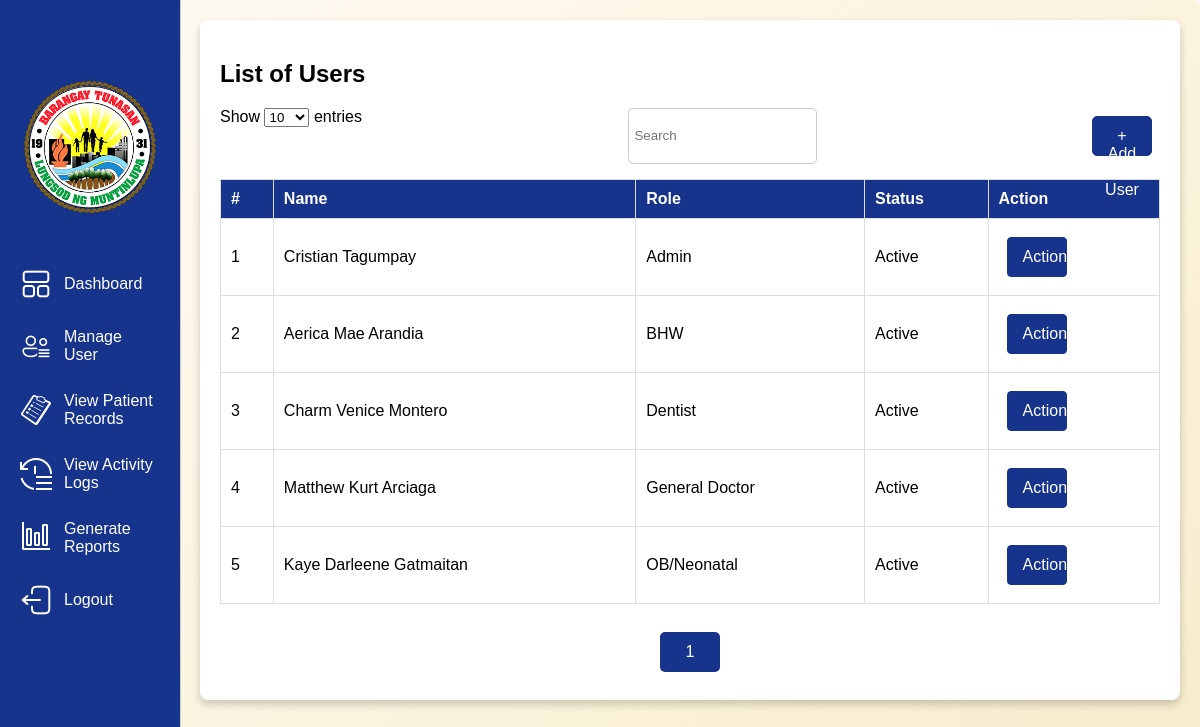
/ManageUser.php (signed in), run on the app's committed database.
### tables this page shows
CREATE TABLE `tblusercredentials` (
  `UserCredID` int(20) NOT NULL,
  `Username` varchar(50) NOT NULL,
  `Password` varchar(50) NOT NULL,
  `Role` varchar(20) NOT NULL,
  `Status` varchar(20) NOT NULL
);

### ManageUser.php (the view, shortened to what this page needs)
<!DOCTYPE html>
<html>
<head>
    <link rel="stylesheet" href="ManageUser.css">
</head>
<body>
                    <?php
                    require 'databaseconnection.php';
$limit = $_GET['limit'] ?? 10;
$page = $_GET['page'] ?? 1;
$totalUsersQuery = "SELECT COUNT(*) AS total FROM tbluser";
$totalUsersResult = $conn->query($totalUsersQuery);
$totalUsers = $totalUsersResult->fetch_assoc()['total'];
$totalPages = ceil($totalUsers / $limit);
?>
    <div class="Navbar">
        <div class="NavImg">
            <img src="Images/Tunasan Logo.png" alt="Logo">
        </div>
            <div class="dashboard-container">
                <a href="AdminDashboard.php" class="Tab">
                    <div class="sidebar-item">
                        <img src="Images/dashboardPIC.png" alt="dash" class="side_image"> Dashboard
                    </div>
                </a>
                <a href="ManageUser.php" class="Tab">
                    <div class="sidebar-item">
                        <img src="Images/profilePIC.png" alt="prof" class="side_image"> Manage User
                    </div>
                </a>
                <a href="ViewPatientRecords.php" class="Tab">
                    <div class="sidebar-item">
                        <img src="Images/viewpatientrecordPIC.png" alt="sched" class="side_image"> View Patient Records
                    </div>
                </a>
                <a href="ViewActLogs.php" class="Tab">
                    <div class="sidebar-item">
                        <img src="Images/viewactivitylogsPIC.png" alt="sched" class="side_image"> View Activity Logs
                    </div>
                </a>
                <a href="#" class="Tab" id="GenerateReports">
                    <div class="sidebar-item">
                        <img src="Images/generatereportPIC.png" alt="rep" class="side_image"> Generate Reports
                    </div>
                </a>
                <a href="logout.php" class="Tab" id="Logout">
                    <div class="sidebar-item">
                        <img src="Images/logoutPIC.png" alt="log" class="side_image"> Logout
                    </div>
                </a>
            </div>
</div>
    <div class="main-content">
        <div class="container">
            <h2>List of Users</h2>
            <div class="table-controls">
                <label for="entries">Show
                    <select id="entries">
                        <option value="10">10</option>
                    </select> entries
                </label>
                <input type="text" placeholder="Search" class="search-bar">
                <button class="add-button">+ Add New User</button>
            </div>
            <table class="user-table">
                <thead>
                    <tr>
                        <th>#</th>
                        <th>Name</th>
                        <th>Role</th>
                        <th>Status</th>
                        <th>Action</th>
                    </tr>
                </thead>
                <tbody>
    <?php
    $sql = "SELECT tbluser.UserID, CONCAT(tbluser.FirstName, ' ', tbluser.LastName) AS Name,
                    tbluser.PhoneNo, tbluser.Email, tblusercredentials.Username,
                    tblusercredentials.Role, tblusercredentials.Status
            FROM tbluser
            JOIN tblusercredentials ON tbluser.UserID = tblusercredentials.UserCredID";
    $result = $conn->query($sql);
    $counter = 1;
    if ($result->num_rows > 0) {
        while($row = $result->fetch_assoc()) {
            echo "<tr>
                <td>{$counter}</td>
                <td>{$row['Name']}</td>
                <td>{$row['Role']}</td>
                <td>{$row['Status']}</td>
                <td>
                    <div class='dropdown'>
                        <button onclick='toggleDropdown(\"{$row['UserID']}\")'>Action</button>
                        <div class='dropdown-content' id='dropdown-{$row['UserID']}'>
                            <a href='#' onclick='editUser(\"{$row['UserID']}\", \"{$row['Name']}\", \"{$row['PhoneNo']}\", \"{$row['Email']}\", \"{$row['Username']}\", \"{$row['Role']}\", \"{$row['Status']}\")'>Edit</a>
                        </div>
                    </div>
                </td>
            </tr>";
            $counter++;
        }
    } else {
        echo "<tr><td colspan='5'>No records found.</td></tr>";
    }
    ?>
</tbody>
            </table>
        <div class="pagination">
            <?php
            $start = max(1, $page - 2);
            $end = min($totalPages, $start + 4);
            for ($i = $start; $i <= $end; $i++) {
                echo "<button onclick=\"window.location.href='?page=$i&limit=$limit'\" " . ($i == $page ? "class='active'" : "") . ">$i</button>";
            }
            ?>
        </div>
        </div>
    </div>
</body>
</html>

### ManageUser.css (style rules this page uses)
body { display: flex; flex-direction: column; margin: 0; padding: 0; font-family: Arial, sans-serif; height: 100vh; overflow: hidden; }
.Navbar { position: fixed; width: 15vw; height: 100vh; overflow-y: auto; border-right: 1px solid #ccc; background-color: #16348C; color: #ffffff; z-index: 1000; }
.NavImg img { display: block; margin: 0 auto; width: 11vw; height: auto; margin-bottom: 20px; padding-top: 10vh; padding-bottom: 3vh; }
.Tab { display: block; padding: 10px 20px; text-decoration: none; color: inherit; margin-bottom: 1vh; }
.sidebar-item { display: flex; align-items: center; }
.sidebar-item img { height: 4vh; margin-right: 1vw; }
.main-content { margin-left: 15vw; padding-top: 20px; padding-left: 20px; padding-right: 20px; background: linear-gradient(to bottom right, #FFFAF1, #F7ECCB); box-shadow: 0 0 10px rgba(0, 0, 0, 0.1); border-radius: 8px; overflow-y: auto; min-height: 100vh; height: auto; position: relative; }
.container { width: calc(100% - 40px); max-width: 98%; background-color: #fff; padding: 20px; border-radius: 8px; box-shadow: 0 4px 8px rgba(0, 0, 0, 0.2); margin: auto; }
.main-content h2 { margin-bottom: 20px; }
.table-controls { display: flex; justify-content: space-between; margin-bottom: 15px; }
.search-bar { padding: 5px; border-radius: 5px; border: 1px solid #ccc; outline: none; }
.add-button { background-color: #16348C; color: white; border: 1px solid #16348C; padding: 10px; border-radius: 5px; cursor: pointer; }
.user-table { width: 100%; border-collapse: collapse; background-color: #ffffff; margin-bottom: 20px; }
.user-table th, .user-table td { border: 1px solid #ddd; padding: 10px; text-align: left; }
.user-table th { background-color: #16348C; color: white; }
.pagination { display: flex; justify-content: center; gap: 10px; }
.pagination button { background-color: #16348C; color: white; border: none; padding: 5px 10px; border-radius: 5px; cursor: pointer; }
button { background-color: #16348C; color: white; border: 1px solid #16348C; cursor: pointer; font-size: 16px; transition: background-color 0.3s; margin: 1vh; width: 5vw; height: 5vh; border-radius: 10px; }
.dropdown { position: relative; display: inline-block; }
.dropdown button { background-color: #16348C; color: white; border: 1px solid #16348C; padding: 8px 15px; cursor: pointer; border-radius: 4px; }

### data on the page
tblusercredentials: Name "Cristian Tagumpay", Role "Admin", Status "Active"
tblusercredentials: Name "Aerica Mae Arandia", Role "BHW", Status "Active"
tblusercredentials: Name "Charm Venice Montero", Role "Dentist", Status "Active"
tblusercredentials: Name "Matthew Kurt Arciaga", Role "General Doctor", Status "Active"
tblusercredentials: Name "Kaye Darleene Gatmaitan", Role "OB/Neonatal", Status "Active"
